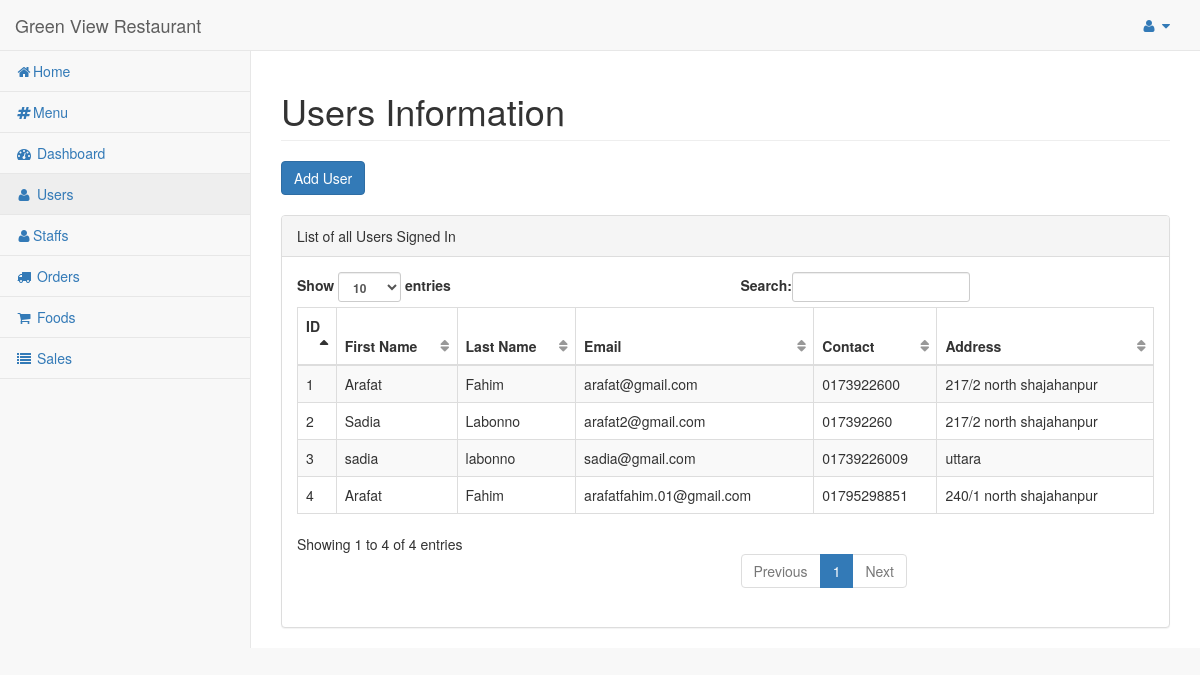
The page /dashboard/admin/users/ (signed in) on the database its author committed.
### hotel/models.py (models this page shows)
class Customer(models.Model):
    pending = 'Pending'
    verified = 'Verified'
    STATUS = (
        (pending, pending),
        (verified, verified),
    )
    customer = models.ForeignKey(User, on_delete=models.CASCADE)
    address = models.TextField()
    referal_code = models.CharField(max_length=10)
    contact = models.CharField(max_length=10)
    orders = models.IntegerField(default=0)
    total_sale = models.IntegerField(default=0)
    status = models.CharField(max_length=50, choices=STATUS)
    def __str__(self):
        return self.customer.first_name + " " + self.customer.last_name

### hotel/views.py (the view)
# urls.py: url(r'^dashboard/admin/users/$', views.users_admin, name='users_admin'),
@login_required
@staff_member_required
def users_admin(request):
    customers = Customer.objects.filter()
    print(customers)
    return render(request, 'admin_temp/users.html', {'users': customers})

### hotel/templates/admin_temp/users.html (shortened to what this page needs)
{% load static %}
{% include "includes/base.html" %}
{% block main %}
        <div id="page-wrapper">
            <div class="row">
                <div class="col-lg-12">
                    <h1 class="page-header">Users Information</h1>
                    <button type="button" class="btn btn-primary" data-toggle="modal" data-target="#myModal">
                        Add User
                    </button>
                </div>
            </div>
            <br/>
            <div class="row">
                <div class="col-lg-12">
                    <div class="panel panel-default">
                        <div class="panel-heading">
                            List of all Users Signed In
                        </div>
                        <div class="panel-body">
                            <table width="100%" class="table table-striped table-bordered table-hover" id="dataTables-example">
                                <thead>
                                    <tr>
                                        <th>ID</th>
                                        <th>First Name</th>
                                        <th>Last Name</th>
                                        <th>Email</th>
                                        <th>Contact</th>
                                        <th>Address</th>
                                    </tr>
                                </thead>
                                <tbody>
                                    {% for user in users %}
                                    <tr>
                                        <td>{{user.id}}</td>
                                        <td>{{user.customer.first_name}}</td>
                                        <td>{{user.customer.last_name}}</td>
                                        <td>{{user.customer.email}}</td>
                                        <td>{{user.contact}}</td>
                                        <td>{{user.address}}</td>
                                    </tr>
                                    {%  endfor %}
                                </tbody>
                            </table>
                        </div>
                    </div>
                </div>
            </div>
        </div>
{% endblock %}

### rows shown on the page
Customer: id "1", customer.first_name "Arafat", customer.last_name "Fahim", customer.email "arafat@gmail.com", contact "0173922600", address "217/2 north shajahanpur"
Customer: id "2", customer.first_name "Sadia", customer.last_name "Labonno", customer.email "arafat2@gmail.com", contact "017392260", address "217/2 north shajahanpur"
Customer: id "3", customer.first_name "sadia", customer.last_name "labonno", customer.email "sadia@gmail.com", contact "01739226009", address "uttara"
Customer: id "4", customer.first_name "Arafat", customer.last_name "Fahim", customer.email "arafatfahim.01@gmail.com", contact "01795298851", address "240/1 north shajahanpur"
